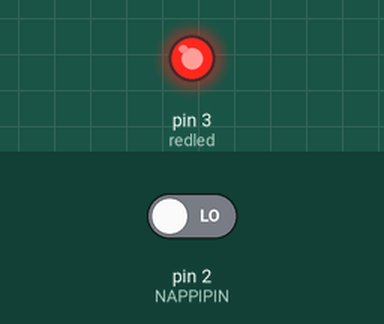
Simulated run of this sketch. Board: Arduino Uno, built with avr-gcc and run on an emulated ATmega328P. Shown: output pins drawn as LEDs (lit = HIGH). The inputs (shaded band) are chosen by the test bench; at power-on: pin 2 (NAPPIPIN) LOW. What the sketch prints to the serial monitor is not drawn.

Above: at 1.2 s.
1.3 s: pin 2 (NAPPIPIN) driven HIGH
At 2.1 s:
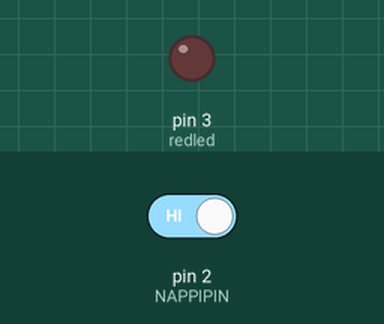
Timing chart, 0 to 4.3 s (numbered marks = the images above; inputs shaded):
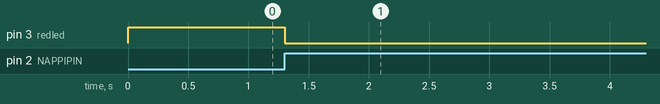

Measured:
- after the input at 1.3 s, pin 3 (redled): HIGH → LOW at once

The sketch:

nappi_ja_joka_toisella_p__lle_led.ino
```cpp
int napintila1 = 0;
int nappilaskuri = 0;
int napintila2 = 0;
const int NAPPIPIN = 2;
int redled = 3;

void setup() {
  // put your setup code here, to run once:
  Serial.begin(9600);
pinMode(NAPPIPIN, INPUT);
pinMode(redled, OUTPUT);
}

void loop() {
  // put your main code here, to run repeatedly:
napintila1 = digitalRead(NAPPIPIN);
if (napintila1 != napintila2){
  nappilaskuri = nappilaskuri + 1;
}
if (nappilaskuri % 3 == 0){
  digitalWrite(redled, HIGH);
} else{
  digitalWrite(redled, LOW);
}
napintila2 = digitalRead(NAPPIPIN);
Serial.println(nappilaskuri);
}
```
